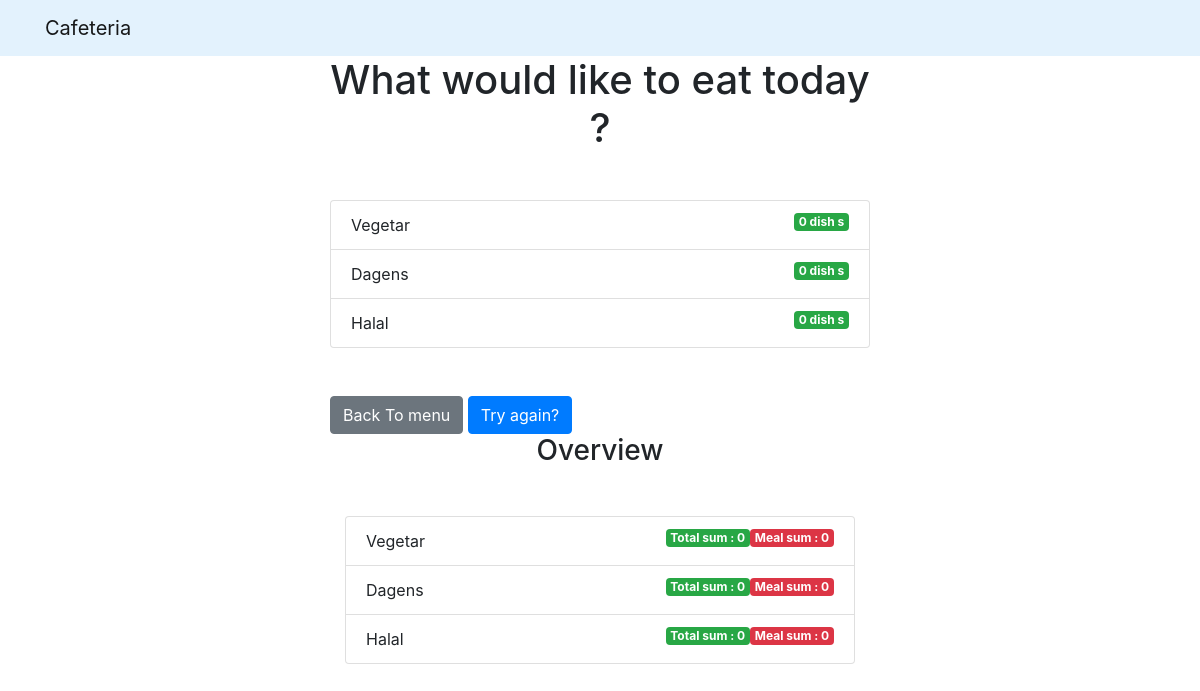
Page /menu/1/results/ on the earlier database version.
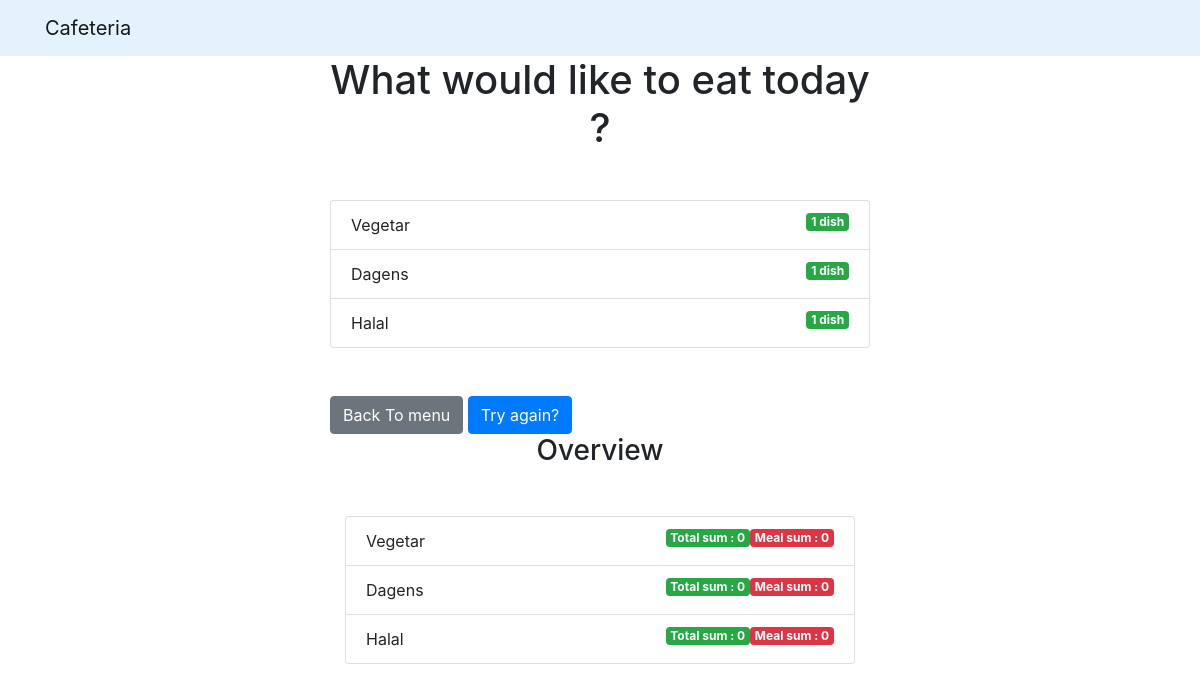
Same page on the later database version.
### menu/models.py (models this page shows, shortened)
class Question(models.Model):
    question_text = models.CharField(max_length=200)
    pub_date = models.DateTimeField('date published')

class Choice(models.Model):
    question = models.ForeignKey(Question, on_delete=models.CASCADE)
    choice_text = models.CharField(max_length=200)
    votes = models.IntegerField(default=0)
    price = models.IntegerField(default=0)
    meal_sum = models.IntegerField(default=0)
    total_sum = models.IntegerField(default=0)

### menu/views.py (the view)
# urls.py: path('<int:question_id>/results/', views.results, name='results'),
def results(request, question_id):
  question = get_object_or_404(Question, pk=question_id)
  return render(request, 'menu/results.html', { 'question': question })

### templates/menu/results.html
{% extends 'base.html' %}
{% block content %}
<h1 class="mb-5 text-center">{{ question.question_text }}</h1>
<ul class="list-group mb-5">
	{% for choice in question.choice_set.all %}
	<li class="list-group-item">
		{{ choice.choice_text }}  <span class="badge badge-success float-right">{{ choice.votes }} dish {{ choice.votes | pluralize }}</span>
	</li>
	{% endfor %}
</ul>
<a class="btn btn-secondary" href="{% url 'menu:index' %}">Back To menu</a>
<a class="btn btn-primary" href="{% url 'menu:detail' question.id %}">Try again?</a>
<div class="container">
<h3 class="mb-5 text-center"> Overview </h3>
<ul class="list-group mb-5">
	{% for choice in question.choice_set.all %}
	<li class="list-group-item">
		{{ choice.choice_text }} <span class="badge badge-danger float-right"> Meal sum : {{choice.total_sum}} </span>    <span class="badge badge-success float-right"> Total sum : {{choice.meal_sum}} </span>
	</li>
	{% endfor %}
</ul>
</div>
{% endblock %}

### templates/base.html (shortened to what this page needs)
<!DOCTYPE html>
<html lang="en">
  <head>
    <link
      rel="stylesheet"
      href="https://stackpath.bootstrapcdn.com/bootstrap/4.3.1/css/bootstrap.min.css"
    />
    <link rel="stylesheet" href="https://cdn.jsdelivr.net/npm/@fortawesome/fontawesome-free@5.15.4/css/fontawesome.min.css">
  </head>
  <body>
    <nav class="navbar navbar-light" style="background-color: #e3f2fd;">
      <div class="container">
        <a class="navbar-brand" href="/">Cafeteria</a>
      </div>
    </nav>
    <div class="container" >
      <div class="row">
        <div class="col-md-6 m-auto">
          {% block content %}{% endblock %}
        </div>
      </div>
    </div>
  </body>
</html>

Differences in the rows shown:
changed Choice "Vegetar": votes "0" → "1"; votes|pluralize "s" → (not shown)
changed Choice "Dagens": votes "0" → "1"; votes|pluralize "s" → (not shown)
changed Choice "Halal": votes "0" → "1"; votes|pluralize "s" → (not shown)
